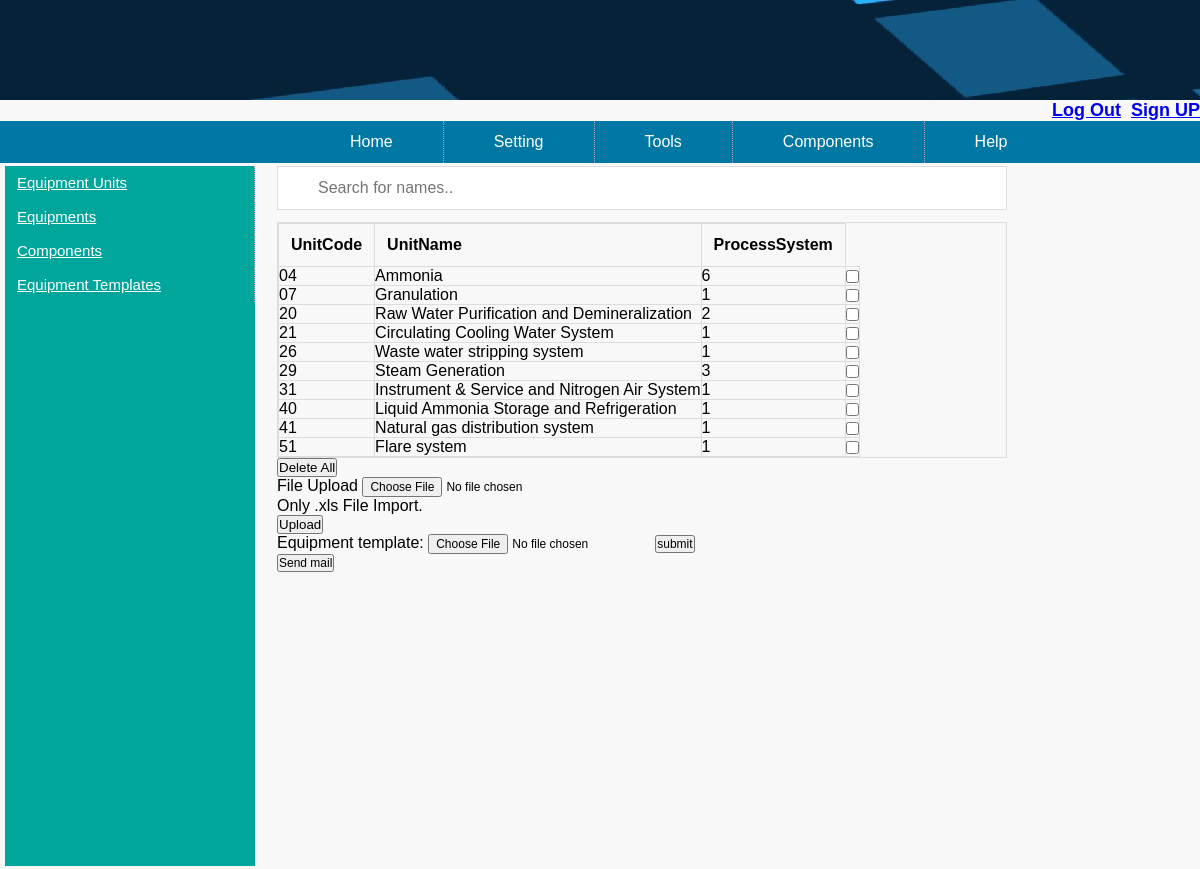
The app's page /App/View/home/index.php?data=home&action=listEquipmentUnit&left=home_left with its own data.
### tables this page shows
CREATE TABLE IF NOT EXISTS `tbl_equipmentforrbi` (
  `UnitCode` varchar(45) NOT NULL,
  `UnitName` varchar(45) NOT NULL,
  `ProcessSystem` int(11) NOT NULL
);

### App/Controller/home.php (called while the page is built, shortened)
<?php
class home {
    function listEquipmentUnit(){
        require '../../View/home/equipmentUnitList.php';
    }
}

### App/Model/database.php (called while the page is built, shortened)
<?php
class database
{
    private $__conn;
    function connect()
    {
        if (!$this->__conn) {
            $this->__conn = mysqli_connect('localhost', 'root', '', 'rbi') or die ('Lỗi kết nối');
            mysqli_query($this->__conn, "SET character_set_results = 'utf8', character_set_client = 'utf8', character_set_database = 'utf8', character_set_server = 'utf8'");
        }
    }
        function get_list_assoc($table, $select)
        {
            $sql = "SELECT $select FROM $table";
            $result = mysqli_query($this->__conn, $sql);
            $return = array();
            while ($row = mysqli_fetch_assoc($result)) {
                $return[] = $row;
            }
            return $return;
        }
}

### App/Model/home/equipmentUnitListModel.php (called while the page is built, shortened)
<?php
require_once '../../Model/database.php';
class equipmentUnitListModel extends database{
    function getAllEquipmentUnit(){
        return $this->get_list_assoc('tbl_equipmentforrbi', '*');
    }
    function getAllPrameters(){
        $arr = $this->get_list_assoc('tbl_equipmentforrbi', '*');
        $outParams = array();
        foreach ($arr[0] as $key => $value) {
            array_push($outParams, $key);
        }
        return $outParams;
    }
}

### App/View/home/equipmentUnitList.php (the view, shortened to what this page needs)
<?php
require_once '../../Model/home/equipmentUnitListModel.php';
$equList = new equipmentUnitListModel();
$params = $equList->getAllPrameters();
$val = $equList->getAllEquipmentUnit();
?>
<link rel="stylesheet" href="../../../../Public/css/home.css">
<link href="http://ajax.googleapis.com/ajax/libs/jqueryui/1.9.2/themes/ui-darkness/jquery-ui.css" rel="stylesheet">
<input type="text" id="searchInput" onkeyup="searchFunction()" placeholder="Search for names..">
<table border="1" class="listTable" id="listTable">
    <tr>
        <?php
        foreach ($params as $value) {
            echo "<th><strong>$value</strong></th>";
        }
        ?>
    </tr>
    <?php
        foreach ($val as $key => $value) {
            echo "<tr>";
            foreach ($value as $key => $va) {
                echo "<td>$va</td>";
            }
            echo "<td><input type='checkbox' class='checkBoxClass' onchange='checkBoxChangeHandler()'></td>";
            echo "</tr>";
        }
    ?>
</table>
<div id="deleteItem" >
    <button onclick="deleteAllItems()">Delete All</button>
</div>
<form enctype="multipart/form-data" method="post" role="form" action="../../Controller/home/equipmentUnitController.php">
    <div class="form-group">
        <label for="exampleInputFile">File Upload</label>
        <input type="file" name="file" id="file">
        <p class="help-block">Only .xls File Import.</p>
    </div>
    <button type="submit" class="btn btn-default" name="Import" value="Import">Upload</button>
</form>
<form action="../../Controller/home/uploadInput.php" method="POST" enctype="multipart/form-data">
    <div class="row" >
        <span>Equipment template:</span>
        <input type="file" name="fileupload_1"/><input type="submit" value="submit" name="submit1"/>
    </div>
</form>
<form method="post"action="../../Controller/home/email.php">
    <div>
        <input type="submit" value="Send mail">
    </div>
</form>

### App/View/home/index.php (shortened to what this page needs)
<link rel="stylesheet" href="../../../../Public/css/home.css">
<html>
    <head>
    </head>
    <body>
        <div class="wrapper">
            <div class="header">
            </div>
            <?php
            require '../main_menu.php';
            ?>
            <div>
                <table>
                    <tr>
                    <td width="250px" >
                        <div class="left_menu">
                        <?php
                        require '../../Controller/leftmenuController.php';
                        $left = new leftmenuController();
                        $left->init();
                        ?>
                        </div>
                    </td>
                    <td width="750px">
                        <div class="main_page">
                            <?php
                            require '../bootstrap.php';
                            $bootstrap = new bootstrap();
                            $bootstrap->init();
                            ?>
                        </div>
                    </td>
                </tr>
                </table>
            </div>
        </div>
    </body>
</html>

### App/View/main_menu.php (shortened to what this page needs)
<link rel="stylesheet" href="../../../Public/css/home.css">
<div class="dung"><h2><a href="http://localhost:63342/rbi/Public/demologin.php">Log Out</a>&nbsp&nbsp<a href="http://localhost:63342/rbi/Public/signup.php">Sign UP</a></h2></div>
<div class="main_menu">
    <ul>
            <li><a href="index.php?data=home&left=home_left">Home</a>
            </li>
            <li><a href="index.php?data=setting&left=setting_left">Setting</a></li>
            <li><a href="index.php?data=tools&left=tool_left">Tools</a></li>
            <li><a href="index.php?data=components&left=component_left">Components</a>
            </li>
            <li><a href="index.php?data=help&left=help_left">Help</a></li>
    </ul>
</div>

### App/Controller/leftmenuController.php (shortened to what this page needs)
<?php
class leftmenuController {
    function __construct() {
        $this->app_path = "../../../App";
        $this->viewPath = "View";
        $this->leftmenu = "leftmenu";
    }
    function init(){
        $left_menu = isset($_GET["left"])?$_GET["left"]:"home_left";
        if($left_menu!==NULL){
            require ("$this->app_path/$this->viewPath/$this->leftmenu/$left_menu.php");
        }
    }
}

### App/View/leftmenu/home_left.php
<ul>
    <li><a href="index.php?data=home&action=listEquipmentUnit&left=home_left">Equipment Units</a></li>
    <li><a href="index.php?data=home&action=listEquipment&left=home_left">Equipments</a></li>
    <li><a href="index.php?data=home&action=listComponent&left=home_left">Components</a></li>
    <li><a href="index.php?data=home&action=listEquipmentTemp&left=home_left">Equipment Templates</a></li>
</ul>

### App/View/bootstrap.php (shortened to what this page needs)
<?php
    class bootstrap
    {
        function init(){
            $controller = isset($_GET["data"])?$_GET["data"]:"home";
            if($controller!==NULL){
                $data = new $controller;
                $action = isset($_GET["action"])?$_GET["action"]:"index";
                $param = isset($_GET["param"])?$_GET["param"]:"";
                if (method_exists($data, $action)) {
                    $data->$action($param);
                }
            }
        }
    }

### Public/css/home.css (style rules this page uses)
* { margin: 0px; padding: 0px; }
li { list-style: none; }
.header { width: 100%; height: 100px; background-image: url(../images/banner.jpg); background-size: inherit; }
.dung { text-align:right; }
.main_menu>ul>li>a { text-decoration: none; color: #FFF; font-size: 16px; }
.wrapper { width: 100%; height: auto; background: #F8F8F8; margin: 0px auto; }
.main_menu { background: #0078a3; padding-left: 300px; }
.main_menu>ul>li { float: left; padding: 12px 50px;position: relative; border-right: 1px dotted #ACACAC; }
.main_menu>ul>li:last-child { border-right: none; }
.left_menu { height: 700px; background: #00A69B; }
.left_menu>ul>li { background: #00A69B; float: next; padding: 8px 12px;position: relative; border-right: 1px dotted #ACACAC; }
.left_menu>ul>li>a { color: #FFF;font-size: 15px; }
.main_page { height: 700px; background: #F8F8F8;padding-left: 20px; display: auto; }
body, input, textarea { font-family: Arial; font-size: 12px; }
table { padding: 1px 3px; }
#searchInput { background-image: url('/css/searchicon.png'); background-position: 10px 12px; background-repeat: no-repeat; width: 100%; font-size: 16px; padding: 12px 20px 12px 40px; border: 1px solid #ddd; margin-bottom: 12px; }
.listTable { border-collapse: collapse; width: 100%; border: 1px solid #ddd; font-size: 16px; }
.listTable th, #myTable td { text-align: left; padding: 12px; }
.listTable tr { border-bottom: 1px solid #ddd; }

### records on screen
tbl_equipmentforrbi: UnitCode "04", UnitName "Ammonia", ProcessSystem "6"
tbl_equipmentforrbi: UnitCode "07", UnitName "Granulation", ProcessSystem "1"
tbl_equipmentforrbi: UnitCode "20", UnitName "Raw Water Purification and Demineralization", ProcessSystem "2"
tbl_equipmentforrbi: UnitCode "21", UnitName "Circulating Cooling Water System", ProcessSystem "1"
tbl_equipmentforrbi: UnitCode "26", UnitName "Waste water stripping system", ProcessSystem "1"
tbl_equipmentforrbi: UnitCode "29", UnitName "Steam Generation", ProcessSystem "3"
tbl_equipmentforrbi: UnitCode "31", UnitName "Instrument & Service and Nitrogen Air System", ProcessSystem "1"
tbl_equipmentforrbi: UnitCode "40", UnitName "Liquid Ammonia Storage and Refrigeration", ProcessSystem "1"
tbl_equipmentforrbi: UnitCode "41", UnitName "Natural gas distribution system", ProcessSystem "1"
tbl_equipmentforrbi: UnitCode "51", UnitName "Flare system", ProcessSystem "1"

### other values on screen
$value "UnitCode"
$value "UnitName"
$value "ProcessSystem"
